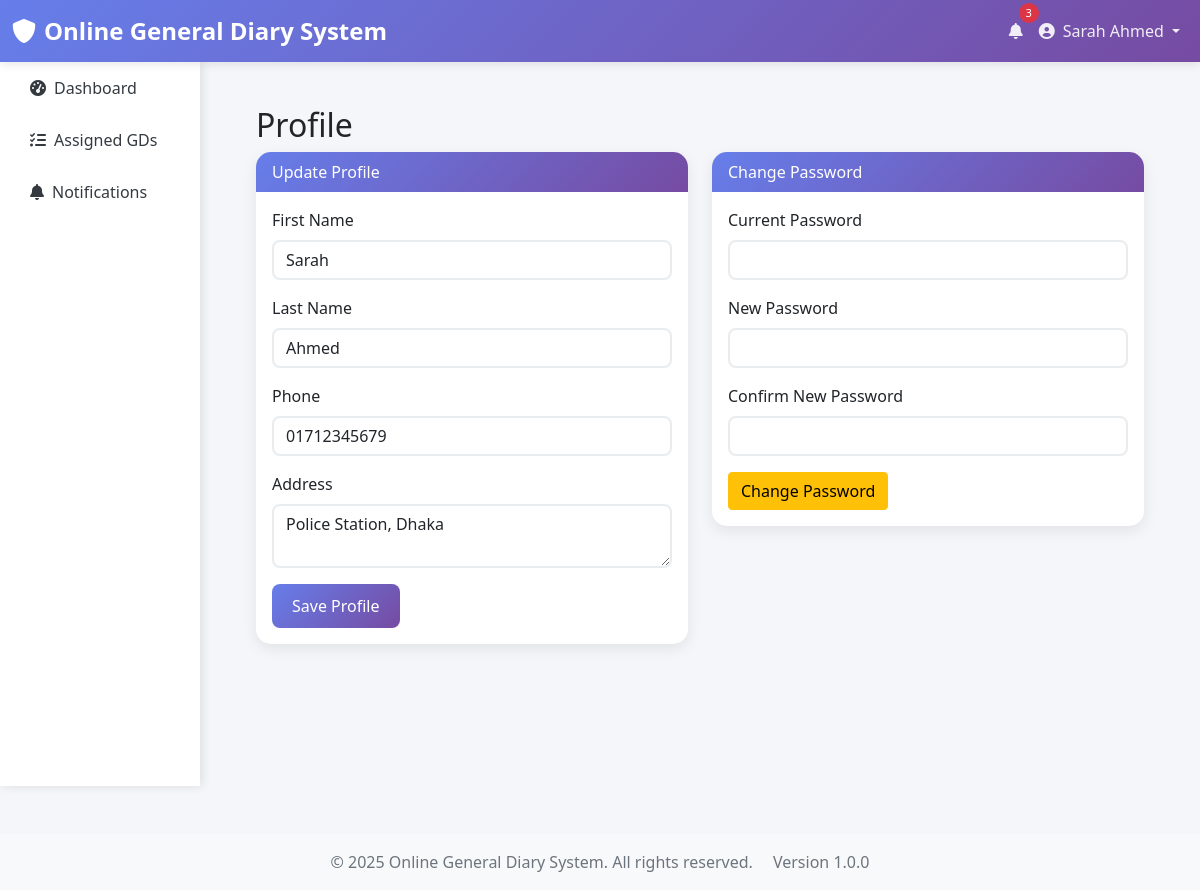
The app's page /si/profile.php (signed in) with its own data.
### tables this page shows
CREATE TABLE IF NOT EXISTS users (
    user_id INT AUTO_INCREMENT PRIMARY KEY,
    f_name VARCHAR(50) NOT NULL,
    l_name VARCHAR(50) NOT NULL,
    email VARCHAR(100) UNIQUE NOT NULL,
    password VARCHAR(255) NOT NULL,
    phone VARCHAR(20),
    nid VARCHAR(20) UNIQUE,
    address TEXT,
    role ENUM('admin', 'si', 'user') NOT NULL DEFAULT 'user',
    is_active BOOLEAN DEFAULT TRUE,
    created_at TIMESTAMP DEFAULT CURRENT_TIMESTAMP,
    updated_at TIMESTAMP DEFAULT CURRENT_TIMESTAMP ON UPDATE CURRENT_TIMESTAMP,
    INDEX idx_email (email),
    INDEX idx_role (role),
    INDEX idx_nid (nid)
);

### includes/auth.php (called while the page is built, shortened)
<?php
$projectRoot = dirname(__DIR__);
require_once $projectRoot . '/config/config.php';
require_once $projectRoot . '/config/db.php';
function isLoggedIn() {
    return isset($_SESSION['user_id']) && !empty($_SESSION['user_id']);
}
function getCurrentUser() {
    $sql = "SELECT * FROM users WHERE user_id = ? AND is_active = 1";
    return fetchRow($sql, [$_SESSION['user_id']]);
}

### config/db.php (called while the page is built, shortened)
<?php
class Database {
    private $host = 'localhost';
    private $db_name = 'online_gd_system';
    private $username = 'root';
    private $password = '';
    private $charset = 'utf8mb4';
    public function getConnection() {
        $this->pdo = null;
        try {
            $dsn = "mysql:host=" . $this->host . ";dbname=" . $this->db_name . ";charset=" . $this->charset;
            $options = [
                PDO::ATTR_ERRMODE            => PDO::ERRMODE_EXCEPTION,
                PDO::ATTR_DEFAULT_FETCH_MODE => PDO::FETCH_ASSOC,
                PDO::ATTR_EMULATE_PREPARES   => false,
                PDO::MYSQL_ATTR_INIT_COMMAND => "SET NAMES utf8mb4"
            ];
            $this->pdo = new PDO($dsn, $this->username, $this->password, $options);
        } catch(PDOException $exception) {
            error_log("Database connection error: " . $exception->getMessage());
            die("Database connection failed. Please check your configuration.");
        }
        return $this->pdo;
        return $this->pdo;
    }
}
$database = new Database();
$pdo = $database->getConnection();
function executeQuery($sql, $params = []) {
    global $pdo;
    try {
        $stmt = $pdo->prepare($sql);
        $stmt->execute($params);
        return $stmt;
    } catch(PDOException $e) {
        error_log("Query execution error: " . $e->getMessage());
        return false;
    }
}
function fetchRow($sql, $params = []) {
    $stmt = executeQuery($sql, $params);
    return $stmt ? $stmt->fetch() : false;
}

### includes/functions.php (called while the page is built, shortened)
<?php
$projectRoot = dirname(__DIR__);
require_once $projectRoot . '/config/config.php';
require_once $projectRoot . '/config/db.php';
function getUnreadNotificationCount($userId) {
    $sql = "SELECT COUNT(*) as count FROM notifications WHERE user_id = ? AND is_read = 0";
    $result = fetchRow($sql, [$userId]);
    return $result['count'];
}

### si/profile.php (the view, shortened to what this page needs)
<?php
require_once '../includes/auth.php';
require_once '../includes/functions.php';
?>
<?php include '../header.php'; ?>
<div class="container">
    <h2 class="mt-4">Profile</h2>
    <div class="row">
        <div class="col-md-6">
            <div class="card mb-4">
                <div class="card-header">Update Profile</div>
                <div class="card-body">
                    <form method="POST">
                        <div class="mb-3">
                            <label class="form-label">First Name</label>
                            <input type="text" name="f_name" class="form-control" value="<?php echo htmlspecialchars($currentUser['f_name']); ?>" required>
                        </div>
                        <div class="mb-3">
                            <label class="form-label">Last Name</label>
                            <input type="text" name="l_name" class="form-control" value="<?php echo htmlspecialchars($currentUser['l_name']); ?>" required>
                        </div>
                        <div class="mb-3">
                            <label class="form-label">Phone</label>
                            <input type="text" name="phone" class="form-control" value="<?php echo htmlspecialchars($currentUser['phone']); ?>">
                        </div>
                        <div class="mb-3">
                            <label class="form-label">Address</label>
                            <textarea name="address" class="form-control"><?php echo htmlspecialchars($currentUser['address']); ?></textarea>
                        </div>
                        <button class="btn btn-primary">Save Profile</button>
                    </form>
                </div>
            </div>
        </div>
        <div class="col-md-6">
            <div class="card mb-4">
                <div class="card-header">Change Password</div>
                <div class="card-body">
                    <form method="POST">
                        <div class="mb-3">
                            <label class="form-label">Current Password</label>
                            <input type="password" name="current_password" class="form-control" required>
                        </div>
                        <div class="mb-3">
                            <label class="form-label">New Password</label>
                            <input type="password" name="new_password" class="form-control" required>
                        </div>
                        <div class="mb-3">
                            <label class="form-label">Confirm New Password</label>
                            <input type="password" name="confirm_password" class="form-control" required>
                        </div>
                        <button class="btn btn-warning">Change Password</button>
                    </form>
                </div>
            </div>
        </div>
    </div>
</div>
<?php include '../footer.php'; ?>

### header.php (shortened to what this page needs)
<?php
$currentUser = getCurrentUser();
$unreadNotifications = $currentUser ? getUnreadNotificationCount($currentUser['user_id']) : 0;
?>
<!DOCTYPE html>
<html lang="en">
<head>
    <link href="https://cdn.jsdelivr.net/npm/bootstrap@5.1.3/dist/css/bootstrap.min.css" rel="stylesheet">
    <link href="https://cdnjs.cloudflare.com/ajax/libs/font-awesome/6.0.0/css/all.min.css" rel="stylesheet">
</head>
<body>
    <nav class="navbar navbar-expand-lg navbar-dark">
        <div class="container-fluid">
            <a class="navbar-brand" href="<?php echo APP_URL; ?>">
                <i class="fas fa-shield-alt me-2"></i><?php echo APP_NAME; ?>
            </a>
            <div class="collapse navbar-collapse" id="navbarNav">
                <ul class="navbar-nav ms-auto">
                    <?php if ($currentUser): ?>
                        <li class="nav-item dropdown">
                            <a class="nav-link position-relative" href="#" id="notificationDropdown" role="button" data-bs-toggle="dropdown">
                                <i class="fas fa-bell"></i>
                                <?php if ($unreadNotifications > 0): ?>
                                    <span class="notification-badge"><?php echo $unreadNotifications; ?></span>
                                <?php endif; ?>
                            </a>
                        </li>
                        <li class="nav-item dropdown">
                            <a class="nav-link dropdown-toggle" href="#" id="userDropdown" role="button" data-bs-toggle="dropdown">
                                <i class="fas fa-user-circle me-2"></i><?php echo htmlspecialchars($currentUser['f_name'] . ' ' . $currentUser['l_name']); ?>
                            </a>
                        </li>
                    <?php endif; ?>
                </ul>
            </div>
        </div>
    </nav>
    <div class="container-fluid">
        <div class="row">
            <?php if ($currentUser): ?>
                <div class="col-md-3 col-lg-2 p-0">
                    <div class="sidebar">
                        <nav class="nav flex-column">
                            <?php
                            $currentRole = $currentUser['role'];
                            $currentPage = basename($_SERVER['PHP_SELF'], '.php');
                            $menuItems = [];
                            if ($currentRole === 'admin') {
                                $menuItems = [
                                    ['dashboard.php', 'fas fa-tachometer-alt', 'Dashboard'],
                                    ['users.php', 'fas fa-users', 'User Management'],
                                    ['gd_management.php', 'fas fa-file-alt', 'GD Management'],
                                    ['status_management.php', 'fas fa-tags', 'Status Management'],
                                    ['sql_panel.php', 'fas fa-database', 'SQL Panel'],
                                    ['notifications.php', 'fas fa-bell', 'Notifications'],
                                    ['admin_notes.php', 'fas fa-sticky-note', 'Admin Notes']
                                ];
                            } elseif ($currentRole === 'si') {
                                $menuItems = [
                                    ['dashboard.php', 'fas fa-tachometer-alt', 'Dashboard'],
                                    ['assigned_gds.php', 'fas fa-tasks', 'Assigned GDs'],
                                    ['notifications.php', 'fas fa-bell', 'Notifications']
                                ];
                            }
                            foreach ($menuItems as $item):
                                $isActive = ($item[0] === $currentPage) ? 'active' : '';
                            ?>
                                <a class="nav-link <?php echo $isActive; ?>" href="<?php echo APP_URL; ?>/<?php echo $currentRole; ?>/<?php echo $item[0]; ?>">
                                    <i class="<?php echo $item[1]; ?> me-2"></i><?php echo $item[2]; ?>
                                </a>
                            <?php endforeach; ?>
                        </nav>
                    </div>
                </div>
                <div class="col-md-9 col-lg-10">
                    <div class="main-content">
            <?php else: ?>
                <div class="col-12">
                    <div class="main-content">
            <?php endif; ?>

### header.php (style rules this page uses)
:root { --primary-color: #667eea; --secondary-color: #764ba2; --success-color: #28a745; --danger-color: #dc3545; --warning-color: #ffc107; --info-color: #17a2b8; --light-color: #f8f9fa; --dark-color: #343a40; }
body { font-family: 'Segoe UI', Tahoma, Geneva, Verdana, sans-serif; background-color: #f5f6fa; }
.navbar { background: linear-gradient(135deg, var(--primary-color) 0%, var(--secondary-color) 100%); box-shadow: 0 2px 10px rgba(0,0,0,0.1); }
.navbar-brand { font-weight: 700; font-size: 1.5rem; }
.navbar-nav .nav-link { color: rgba(255,255,255,0.9) !important; font-weight: 500; transition: all 0.3s ease; }
.notification-badge { position: absolute; top: -8px; right: -8px; background: var(--danger-color); color: white; border-radius: 50%; width: 20px; height: 20px; font-size: 0.7rem; display: flex; align-items: center; justify-content: center; }
.sidebar { background: white; box-shadow: 2px 0 10px rgba(0,0,0,0.1); min-height: calc(100vh - 76px); }
.sidebar .nav-link { color: var(--dark-color); padding: 12px 20px; border-radius: 8px; margin: 2px 10px; transition: all 0.3s ease; }
.main-content { padding: 20px; }
.card { border: none; border-radius: 15px; box-shadow: 0 5px 15px rgba(0,0,0,0.08); transition: all 0.3s ease; }
.card-header { background: linear-gradient(135deg, var(--primary-color) 0%, var(--secondary-color) 100%); color: white; border-radius: 15px 15px 0 0 !important; border: none; }
.btn-primary { background: linear-gradient(135deg, var(--primary-color) 0%, var(--secondary-color) 100%); border: none; border-radius: 8px; padding: 10px 20px; transition: all 0.3s ease; }
.form-control { border-radius: 8px; border: 2px solid #e9ecef; transition: all 0.3s ease; }

### records on screen
users: f_name+l_name "Sarah Ahmed", f_name "Sarah", l_name "Ahmed", phone "01712345679", address "Police Station, Dhaka"

### other values on screen
APP_NAME "Online General Diary System"
$unreadNotifications "3"
$item[2] "Dashboard"
$item[2] "Assigned GDs"
$item[2] "Notifications"
APP_VERSION "1.0.0"
